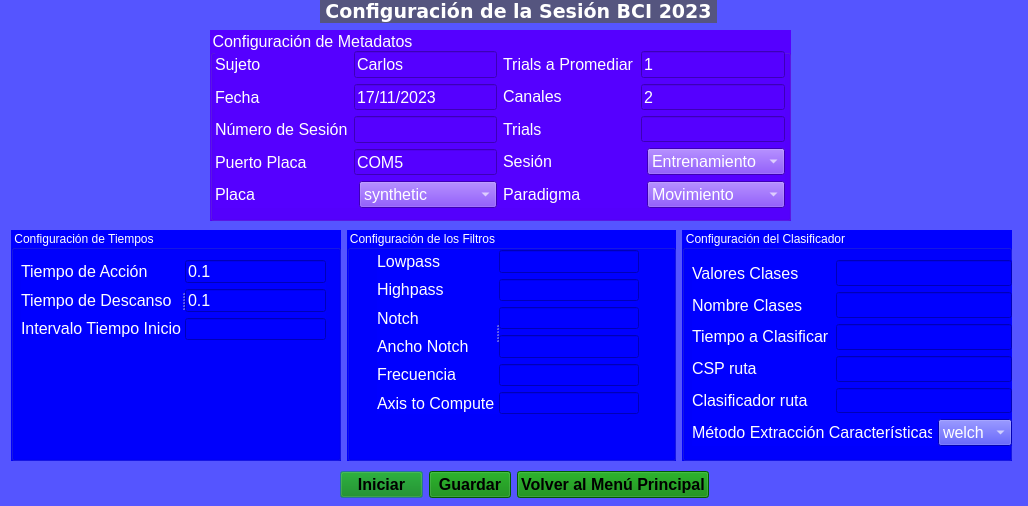
<?xml version="1.0" encoding="UTF-8"?>
<ui version="4.0">
 <class>Dialog</class>
 <widget class="QDialog" name="Dialog">
  <property name="geometry">
   <rect>
    <x>0</x>
    <y>0</y>
    <width>1028</width>
    <height>506</height>
   </rect>
  </property>
  <property name="windowTitle">
   <string>Registro de EEG</string>
  </property>
  <property name="styleSheet">
   <string notr="true">background-color: rgb(85, 85, 255);</string>
  </property>
  <widget class="QGroupBox" name="groupBox_5">
   <property name="geometry">
    <rect>
     <x>210</x>
     <y>30</y>
     <width>581</width>
     <height>191</height>
    </rect>
   </property>
   <property name="font">
    <font>
     <pointsize>12</pointsize>
    </font>
   </property>
   <property name="styleSheet">
    <string notr="true">color: rgb(255, 255, 255);
border-color: rgb(0, 0, 0);
background-color: rgb(85, 0, 255);</string>
   </property>
   <property name="title">
    <string>Configuración de Metadatos</string>
   </property>
   <widget class="QLabel" name="label_2">
    <property name="geometry">
     <rect>
      <x>30</x>
      <y>20</y>
      <width>16</width>
      <height>16</height>
     </rect>
    </property>
    <property name="font">
     <font>
      <family>MS Shell Dlg 2</family>
      <pointsize>12</pointsize>
      <weight>50</weight>
      <italic>false</italic>
      <bold>false</bold>
     </font>
    </property>
    <property name="text">
     <string/>
    </property>
   </widget>
   <widget class="QWidget" name="layoutWidget">
    <property name="geometry">
     <rect>
      <x>5</x>
      <y>21</y>
      <width>570</width>
      <height>157</height>
     </rect>
    </property>
    <layout class="QHBoxLayout" name="horizontalLayout_8">
     <item>
      <layout class="QVBoxLayout" name="verticalLayout_5">
       <item>
        <layout class="QHBoxLayout" name="horizontalLayout">
         <item>
          <layout class="QVBoxLayout" name="verticalLayout_3">
           <item>
            <widget class="QLabel" name="label_4">
             <property name="font">
              <font>
               <family>MS Shell Dlg 2</family>
               <pointsize>12</pointsize>
               <weight>50</weight>
               <italic>false</italic>
               <bold>false</bold>
              </font>
             </property>
             <property name="styleSheet">
              <string notr="true">color: rgb(255, 255, 255);</string>
             </property>
             <property name="text">
              <string>Sujeto</string>
             </property>
            </widget>
           </item>
           <item>
            <widget class="QLabel" name="label_5">
             <property name="font">
              <font>
               <family>MS Shell Dlg 2</family>
               <pointsize>12</pointsize>
               <weight>50</weight>
               <italic>false</italic>
               <bold>false</bold>
              </font>
             </property>
             <property name="styleSheet">
              <string notr="true">color: rgb(255, 255, 255);</string>
             </property>
             <property name="text">
              <string>Fecha</string>
             </property>
            </widget>
           </item>
           <item>
            <widget class="QLabel" name="label_20">
             <property name="font">
              <font>
               <family>MS Shell Dlg 2</family>
               <pointsize>12</pointsize>
               <weight>50</weight>
               <italic>false</italic>
               <bold>false</bold>
              </font>
             </property>
             <property name="styleSheet">
              <string notr="true">color: rgb(255, 255, 255);</string>
             </property>
             <property name="text">
              <string>Número de Sesión</string>
             </property>
            </widget>
           </item>
           <item>
            <widget class="QLabel" name="label_6">
             <property name="font">
              <font>
               <family>MS Shell Dlg 2</family>
               <pointsize>12</pointsize>
               <weight>50</weight>
               <italic>false</italic>
               <bold>false</bold>
              </font>
             </property>
             <property name="styleSheet">
              <string notr="true">color: rgb(255, 255, 255);</string>
             </property>
             <property name="text">
              <string>Puerto Placa</string>
             </property>
            </widget>
           </item>
          </layout>
         </item>
         <item>
          <layout class="QVBoxLayout" name="verticalLayout">
           <item>
            <widget class="QLineEdit" name="line_sujeto">
             <property name="font">
              <font>
               <family>MS Shell Dlg 2</family>
               <pointsize>12</pointsize>
               <weight>50</weight>
               <italic>false</italic>
               <bold>false</bold>
              </font>
             </property>
             <property name="styleSheet">
              <string notr="true">color: rgb(255, 255, 255);</string>
             </property>
             <property name="text">
              <string>Carlos</string>
             </property>
            </widget>
           </item>
           <item>
            <widget class="QLineEdit" name="line_fecha">
             <property name="font">
              <font>
               <family>MS Shell Dlg 2</family>
               <pointsize>12</pointsize>
               <weight>50</weight>
               <italic>false</italic>
               <bold>false</bold>
              </font>
             </property>
             <property name="styleSheet">
              <string notr="true">color: rgb(255, 255, 255);</string>
             </property>
             <property name="text">
              <string>17/11/2023</string>
             </property>
            </widget>
           </item>
           <item>
            <widget class="QLineEdit" name="line_sesion">
             <property name="font">
              <font>
               <family>MS Shell Dlg 2</family>
               <pointsize>12</pointsize>
               <weight>50</weight>
               <italic>false</italic>
               <bold>false</bold>
              </font>
             </property>
             <property name="styleSheet">
              <string notr="true">color: rgb(255, 255, 255);</string>
             </property>
             <property name="text">
              <string/>
             </property>
            </widget>
           </item>
           <item>
            <widget class="QLineEdit" name="line_puerto">
             <property name="font">
              <font>
               <family>MS Shell Dlg 2</family>
               <pointsize>12</pointsize>
               <weight>50</weight>
               <italic>false</italic>
               <bold>false</bold>
              </font>
             </property>
             <property name="styleSheet">
              <string notr="true">color: rgb(255, 255, 255);</string>
             </property>
             <property name="text">
              <string>COM5</string>
             </property>
            </widget>
           </item>
          </layout>
         </item>
        </layout>
       </item>
       <item>
        <layout class="QHBoxLayout" name="horizontalLayout_2">
         <item>
          <widget class="QLabel" name="label_13">
           <property name="font">
            <font>
             <family>MS Shell Dlg 2</family>
             <pointsize>12</pointsize>
             <weight>50</weight>
             <italic>false</italic>
             <bold>false</bold>
            </font>
           </property>
           <property name="styleSheet">
            <string notr="true">color: rgb(255, 255, 255);</string>
           </property>
           <property name="text">
            <string>Placa</string>
           </property>
          </widget>
         </item>
         <item>
          <widget class="QComboBox" name="desplegable_placa">
           <property name="font">
            <font>
             <family>MS Shell Dlg 2</family>
             <pointsize>12</pointsize>
             <weight>50</weight>
             <italic>false</italic>
             <bold>false</bold>
            </font>
           </property>
           <property name="styleSheet">
            <string notr="true">color: rgb(255, 255, 255);</string>
           </property>
           <item>
            <property name="text">
             <string>synthetic</string>
            </property>
           </item>
           <item>
            <property name="text">
             <string>ganglion</string>
            </property>
           </item>
           <item>
            <property name="text">
             <string>cyton</string>
            </property>
           </item>
          </widget>
         </item>
        </layout>
       </item>
      </layout>
     </item>
     <item>
      <layout class="QVBoxLayout" name="verticalLayout_10">
       <item>
        <layout class="QHBoxLayout" name="horizontalLayout_3">
         <item>
          <layout class="QVBoxLayout" name="verticalLayout_6">
           <item>
            <widget class="QLabel" name="label_8">
             <property name="enabled">
              <bool>false</bool>
             </property>
             <property name="font">
              <font>
               <family>MS Shell Dlg 2</family>
               <pointsize>12</pointsize>
               <weight>50</weight>
               <italic>false</italic>
               <bold>false</bold>
              </font>
             </property>
             <property name="styleSheet">
              <string notr="true">color: rgb(255, 255, 255);</string>
             </property>
             <property name="text">
              <string>Trials a Promediar</string>
             </property>
            </widget>
           </item>
           <item>
            <widget class="QLabel" name="label_12">
             <property name="enabled">
              <bool>true</bool>
             </property>
             <property name="font">
              <font>
               <family>MS Shell Dlg 2</family>
               <pointsize>12</pointsize>
               <weight>50</weight>
               <italic>false</italic>
               <bold>false</bold>
              </font>
             </property>
             <property name="styleSheet">
              <string notr="true">color: rgb(255, 255, 255);</string>
             </property>
             <property name="text">
              <string>Canales</string>
             </property>
            </widget>
           </item>
           <item>
            <widget class="QLabel" name="label_16">
             <property name="font">
              <font>
               <family>MS Shell Dlg 2</family>
               <pointsize>12</pointsize>
               <weight>50</weight>
               <italic>false</italic>
               <bold>false</bold>
              </font>
             </property>
             <property name="styleSheet">
              <string notr="true">color: rgb(255, 255, 255);</string>
             </property>
             <property name="text">
              <string>Trials</string>
             </property>
            </widget>
           </item>
          </layout>
         </item>
         <item>
          <layout class="QVBoxLayout" name="verticalLayout_9">
           <item>
            <widget class="QLineEdit" name="line_promedio">
             <property name="enabled">
              <bool>false</bool>
             </property>
             <property name="font">
              <font>
               <family>MS Shell Dlg 2</family>
               <pointsize>12</pointsize>
               <weight>50</weight>
               <italic>false</italic>
               <bold>false</bold>
              </font>
             </property>
             <property name="styleSheet">
              <string notr="true">color: rgb(255, 255, 255);</string>
             </property>
             <property name="text">
              <string>1</string>
             </property>
            </widget>
           </item>
           <item>
            <widget class="QLineEdit" name="line_canales">
             <property name="enabled">
              <bool>false</bool>
             </property>
             <property name="font">
              <font>
               <family>MS Shell Dlg 2</family>
               <pointsize>12</pointsize>
               <weight>50</weight>
               <italic>false</italic>
               <bold>false</bold>
              </font>
             </property>
             <property name="styleSheet">
              <string notr="true">color: rgb(255, 255, 255);</string>
             </property>
             <property name="text">
              <string>2</string>
             </property>
            </widget>
           </item>
           <item>
            <widget class="QLineEdit" name="line_trials">
             <property name="font">
              <font>
               <family>MS Shell Dlg 2</family>
               <pointsize>12</pointsize>
               <weight>50</weight>
               <italic>false</italic>
               <bold>false</bold>
              </font>
             </property>
             <property name="styleSheet">
              <string notr="true">color: rgb(255, 255, 255);</string>
             </property>
             <property name="text">
              <string/>
             </property>
            </widget>
           </item>
          </layout>
         </item>
        </layout>
       </item>
       <item>
        <layout class="QHBoxLayout" name="horizontalLayout_6">
         <item>
          <widget class="QLabel" name="label_14">
           <property name="font">
            <font>
             <family>MS Shell Dlg 2</family>
             <pointsize>12</pointsize>
             <weight>50</weight>
             <italic>false</italic>
             <bold>false</bold>
            </font>
           </property>
           <property name="styleSheet">
            <string notr="true">color: rgb(255, 255, 255);</string>
           </property>
           <property name="text">
            <string>Sesión</string>
           </property>
          </widget>
         </item>
         <item>
          <widget class="QComboBox" name="desplegable_sesion">
           <property name="font">
            <font>
             <family>MS Shell Dlg 2</family>
             <pointsize>12</pointsize>
             <weight>50</weight>
             <italic>false</italic>
             <bold>false</bold>
            </font>
           </property>
           <property name="styleSheet">
            <string notr="true">color: rgb(255, 255, 255);</string>
           </property>
           <item>
            <property name="text">
             <string>Entrenamiento</string>
            </property>
           </item>
           <item>
            <property name="text">
             <string>Calibración</string>
            </property>
           </item>
           <item>
            <property name="text">
             <string>Online</string>
            </property>
           </item>
          </widget>
         </item>
        </layout>
       </item>
       <item>
        <layout class="QHBoxLayout" name="horizontalLayout_7">
         <item>
          <widget class="QLabel" name="label_15">
           <property name="font">
            <font>
             <family>MS Shell Dlg 2</family>
             <pointsize>12</pointsize>
             <weight>50</weight>
             <italic>false</italic>
             <bold>false</bold>
            </font>
           </property>
           <property name="styleSheet">
            <string notr="true">color: rgb(255, 255, 255);</string>
           </property>
           <property name="text">
            <string>Paradigma</string>
           </property>
          </widget>
         </item>
         <item>
          <widget class="QComboBox" name="desplegable_paradigma">
           <property name="font">
            <font>
             <family>MS Shell Dlg 2</family>
             <pointsize>12</pointsize>
             <weight>50</weight>
             <italic>false</italic>
             <bold>false</bold>
            </font>
           </property>
           <property name="styleSheet">
            <string notr="true">color: rgb(255, 255, 255);</string>
           </property>
           <item>
            <property name="text">
             <string>Movimiento</string>
            </property>
           </item>
           <item>
            <property name="text">
             <string>Imaginacion</string>
            </property>
           </item>
          </widget>
         </item>
        </layout>
       </item>
      </layout>
     </item>
    </layout>
   </widget>
  </widget>
  <widget class="QLabel" name="label">
   <property name="geometry">
    <rect>
     <x>320</x>
     <y>0</y>
     <width>397</width>
     <height>23</height>
    </rect>
   </property>
   <property name="font">
    <font>
     <family>Verdana</family>
     <pointsize>14</pointsize>
     <weight>75</weight>
     <bold>true</bold>
    </font>
   </property>
   <property name="styleSheet">
    <string notr="true">color: rgb(255, 255, 255);
background-color: rgb(85, 85, 127);</string>
   </property>
   <property name="text">
    <string>Configuración de la Sesión BCI 2023</string>
   </property>
   <property name="alignment">
    <set>Qt::AlignHCenter|Qt::AlignTop</set>
   </property>
  </widget>
  <widget class="QWidget" name="layoutWidget">
   <property name="geometry">
    <rect>
     <x>340</x>
     <y>470</y>
     <width>369</width>
     <height>29</height>
    </rect>
   </property>
   <layout class="QHBoxLayout" name="horizontalLayout_9">
    <item>
     <widget class="QPushButton" name="btn_iniciar">
      <property name="font">
       <font>
        <pointsize>12</pointsize>
        <weight>75</weight>
        <bold>true</bold>
       </font>
      </property>
      <property name="styleSheet">
       <string notr="true">QPushButton{background-color:green;}

QPushButton:hover{background-color:orange;}</string>
      </property>
      <property name="text">
       <string>Iniciar</string>
      </property>
     </widget>
    </item>
    <item>
     <widget class="QPushButton" name="btn_guardar">
      <property name="font">
       <font>
        <pointsize>12</pointsize>
        <weight>75</weight>
        <bold>true</bold>
       </font>
      </property>
      <property name="styleSheet">
       <string notr="true">QPushButton{background-color:green;}

QPushButton:hover{background-color:orange;}</string>
      </property>
      <property name="text">
       <string>Guardar</string>
      </property>
     </widget>
    </item>
    <item>
     <widget class="QPushButton" name="btn_regresar">
      <property name="font">
       <font>
        <pointsize>12</pointsize>
        <weight>75</weight>
        <bold>true</bold>
       </font>
      </property>
      <property name="styleSheet">
       <string notr="true">QPushButton{background-color:green;}

QPushButton:hover{background-color:orange;}</string>
      </property>
      <property name="text">
       <string>Volver al Menú Principal</string>
      </property>
     </widget>
    </item>
   </layout>
  </widget>
  <widget class="QWidget" name="layoutWidget">
   <property name="geometry">
    <rect>
     <x>11</x>
     <y>230</y>
     <width>1001</width>
     <height>231</height>
    </rect>
   </property>
   <layout class="QHBoxLayout" name="horizontalLayout_10">
    <item>
     <widget class="QGroupBox" name="groupBox_4">
      <property name="styleSheet">
       <string notr="true">color: rgb(255, 255, 255);
font: 12pt &quot;MS Shell Dlg 2&quot;;
background-color: rgb(0, 0, 255);</string>
      </property>
      <property name="title">
       <string>Configuración de Tiempos</string>
      </property>
      <widget class="QSplitter" name="splitter_3">
       <property name="geometry">
        <rect>
         <x>10</x>
         <y>30</y>
         <width>305</width>
         <height>80</height>
        </rect>
       </property>
       <property name="orientation">
        <enum>Qt::Horizontal</enum>
       </property>
       <widget class="QWidget" name="layoutWidget">
        <layout class="QVBoxLayout" name="verticalLayout_8">
         <item>
          <widget class="QLabel" name="label_10">
           <property name="font">
            <font>
             <family>MS Shell Dlg 2</family>
             <pointsize>12</pointsize>
             <weight>50</weight>
             <italic>false</italic>
             <bold>false</bold>
            </font>
           </property>
           <property name="styleSheet">
            <string notr="true">color: rgb(255, 255, 255);</string>
           </property>
           <property name="text">
            <string>Tiempo de Acción</string>
           </property>
          </widget>
         </item>
         <item>
          <widget class="QLabel" name="label_11">
           <property name="font">
            <font>
             <family>MS Shell Dlg 2</family>
             <pointsize>12</pointsize>
             <weight>50</weight>
             <italic>false</italic>
             <bold>false</bold>
            </font>
           </property>
           <property name="styleSheet">
            <string notr="true">color: rgb(255, 255, 255);</string>
           </property>
           <property name="text">
            <string>Tiempo de Descanso</string>
           </property>
          </widget>
         </item>
         <item>
          <widget class="QLabel" name="label_18">
           <property name="font">
            <font>
             <family>MS Shell Dlg 2</family>
             <pointsize>12</pointsize>
             <weight>50</weight>
             <italic>false</italic>
             <bold>false</bold>
            </font>
           </property>
           <property name="styleSheet">
            <string notr="true">color: rgb(255, 255, 255);</string>
           </property>
           <property name="text">
            <string>Intervalo Tiempo Inicio</string>
           </property>
          </widget>
         </item>
        </layout>
       </widget>
       <widget class="QWidget" name="layoutWidget">
        <layout class="QVBoxLayout" name="verticalLayout_7">
         <item>
          <widget class="QLineEdit" name="line_tiempo_accion">
           <property name="font">
            <font>
             <family>MS Shell Dlg 2</family>
             <pointsize>12</pointsize>
             <weight>50</weight>
             <italic>false</italic>
             <bold>false</bold>
            </font>
           </property>
           <property name="styleSheet">
            <string notr="true">color: rgb(255, 255, 255);</string>
           </property>
           <property name="text">
            <string>0.1</string>
           </property>
          </widget>
         </item>
         <item>
          <widget class="QLineEdit" name="line_tiempo_descanso">
           <property name="font">
            <font>
             <family>MS Shell Dlg 2</family>
             <pointsize>12</pointsize>
             <weight>50</weight>
             <italic>false</italic>
             <bold>false</bold>
            </font>
           </property>
           <property name="styleSheet">
            <string notr="true">color: rgb(255, 255, 255);</string>
           </property>
           <property name="text">
            <string>0.1</string>
           </property>
          </widget>
         </item>
         <item>
          <widget class="QLineEdit" name="line_inicio">
           <property name="font">
            <font>
             <family>MS Shell Dlg 2</family>
             <pointsize>12</pointsize>
             <weight>50</weight>
             <italic>false</italic>
             <bold>false</bold>
            </font>
           </property>
           <property name="styleSheet">
            <string notr="true">color: rgb(255, 255, 255);</string>
           </property>
           <property name="text">
            <string/>
           </property>
          </widget>
         </item>
        </layout>
       </widget>
      </widget>
     </widget>
    </item>
    <item>
     <widget class="QGroupBox" name="groupBox">
      <property name="styleSheet">
       <string notr="true">color: rgb(255, 255, 255);
font: 12pt &quot;MS Shell Dlg 2&quot;;
background-color: rgb(0, 0, 255);</string>
      </property>
      <property name="title">
       <string>Configuración de los Filtros</string>
      </property>
      <widget class="QSplitter" name="splitter">
       <property name="geometry">
        <rect>
         <x>30</x>
         <y>20</y>
         <width>262</width>
         <height>164</height>
        </rect>
       </property>
       <property name="orientation">
        <enum>Qt::Horizontal</enum>
       </property>
       <widget class="QWidget" name="layoutWidget">
        <layout class="QVBoxLayout" name="verticalLayout_4">
         <item>
          <widget class="QLabel" name="label_22">
           <property name="font">
            <font>
             <family>MS Shell Dlg 2</family>
             <pointsize>12</pointsize>
             <weight>50</weight>
             <italic>false</italic>
             <bold>false</bold>
            </font>
           </property>
           <property name="styleSheet">
            <string notr="true">color: rgb(255, 255, 255);</string>
           </property>
           <property name="text">
            <string>Lowpass</string>
           </property>
          </widget>
         </item>
         <item>
          <widget class="QLabel" name="label_23">
           <property name="font">
            <font>
             <family>MS Shell Dlg 2</family>
             <pointsize>12</pointsize>
             <weight>50</weight>
             <italic>false</italic>
             <bold>false</bold>
            </font>
           </property>
           <property name="styleSheet">
            <string notr="true">color: rgb(255, 255, 255);</string>
           </property>
           <property name="text">
            <string>Highpass</string>
           </property>
          </widget>
         </item>
         <item>
          <widget class="QLabel" name="label_24">
           <property name="font">
            <font>
             <family>MS Shell Dlg 2</family>
             <pointsize>12</pointsize>
             <weight>50</weight>
             <italic>false</italic>
             <bold>false</bold>
            </font>
           </property>
           <property name="styleSheet">
            <string notr="true">color: rgb(255, 255, 255);</string>
           </property>
           <property name="text">
            <string>Notch</string>
           </property>
          </widget>
         </item>
         <item>
          <widget class="QLabel" name="label_25">
           <property name="font">
            <font>
             <family>MS Shell Dlg 2</family>
             <pointsize>12</pointsize>
             <weight>50</weight>
             <italic>false</italic>
             <bold>false</bold>
            </font>
           </property>
           <property name="styleSheet">
            <string notr="true">color: rgb(255, 255, 255);</string>
           </property>
           <property name="text">
            <string>Ancho Notch</string>
           </property>
          </widget>
         </item>
         <item>
          <widget class="QLabel" name="label_26">
           <property name="font">
            <font>
             <family>MS Shell Dlg 2</family>
             <pointsize>12</pointsize>
             <weight>50</weight>
             <italic>false</italic>
             <bold>false</bold>
            </font>
           </property>
           <property name="styleSheet">
            <string notr="true">color: rgb(255, 255, 255);</string>
           </property>
           <property name="text">
            <string>Frecuencia</string>
           </property>
          </widget>
         </item>
         <item>
          <widget class="QLabel" name="label_21">
           <property name="font">
            <font>
             <family>MS Shell Dlg 2</family>
             <pointsize>12</pointsize>
             <weight>50</weight>
             <italic>false</italic>
             <bold>false</bold>
            </font>
           </property>
           <property name="styleSheet">
            <string notr="true">color: rgb(255, 255, 255);</string>
           </property>
           <property name="text">
            <string>Axis to Compute</string>
           </property>
          </widget>
         </item>
        </layout>
       </widget>
       <widget class="QWidget" name="layoutWidget">
        <layout class="QVBoxLayout" name="verticalLayout_2">
         <item>
          <widget class="QLineEdit" name="line_lowpass">
           <property name="font">
            <font>
             <family>MS Shell Dlg 2</family>
             <pointsize>12</pointsize>
             <weight>50</weight>
             <italic>false</italic>
             <bold>false</bold>
            </font>
           </property>
           <property name="styleSheet">
            <string notr="true">color: rgb(255, 255, 255);</string>
           </property>
           <property name="text">
            <string/>
           </property>
          </widget>
         </item>
         <item>
          <widget class="QLineEdit" name="line_highpass">
           <property name="font">
            <font>
             <family>MS Shell Dlg 2</family>
             <pointsize>12</pointsize>
             <weight>50</weight>
             <italic>false</italic>
             <bold>false</bold>
            </font>
           </property>
           <property name="styleSheet">
            <string notr="true">color: rgb(255, 255, 255);</string>
           </property>
           <property name="text">
            <string/>
           </property>
          </widget>
         </item>
         <item>
          <widget class="QLineEdit" name="line_notch">
           <property name="font">
            <font>
             <family>MS Shell Dlg 2</family>
             <pointsize>12</pointsize>
             <weight>50</weight>
             <italic>false</italic>
             <bold>false</bold>
            </font>
           </property>
           <property name="styleSheet">
            <string notr="true">color: rgb(255, 255, 255);</string>
           </property>
           <property name="text">
            <string/>
           </property>
          </widget>
         </item>
         <item>
          <widget class="QLineEdit" name="line_anchonotch">
           <property name="font">
            <font>
             <family>MS Shell Dlg 2</family>
             <pointsize>12</pointsize>
             <weight>50</weight>
             <italic>false</italic>
             <bold>false</bold>
            </font>
           </property>
           <property name="styleSheet">
            <string notr="true">color: rgb(255, 255, 255);</string>
           </property>
           <property name="text">
            <string/>
           </property>
          </widget>
         </item>
         <item>
          <widget class="QLineEdit" name="line_frecuencia">
           <property name="font">
            <font>
             <family>MS Shell Dlg 2</family>
             <pointsize>12</pointsize>
             <weight>50</weight>
             <italic>false</italic>
             <bold>false</bold>
            </font>
           </property>
           <property name="styleSheet">
            <string notr="true">color: rgb(255, 255, 255);</string>
           </property>
           <property name="text">
            <string/>
           </property>
          </widget>
         </item>
         <item>
          <widget class="QLineEdit" name="line_axis">
           <property name="font">
            <font>
             <family>MS Shell Dlg 2</family>
             <pointsize>12</pointsize>
             <weight>50</weight>
             <italic>false</italic>
             <bold>false</bold>
            </font>
           </property>
           <property name="styleSheet">
            <string notr="true">color: rgb(255, 255, 255);</string>
           </property>
           <property name="text">
            <string/>
           </property>
          </widget>
         </item>
        </layout>
       </widget>
      </widget>
     </widget>
    </item>
    <item>
     <widget class="QGroupBox" name="groupBox_6">
      <property name="styleSheet">
       <string notr="true">color: rgb(255, 255, 255);
background-color: rgb(0, 0, 255);
font: 12pt &quot;MS Shell Dlg 2&quot;;</string>
      </property>
      <property name="title">
       <string>Configuración del Clasificador</string>
      </property>
      <widget class="QWidget" name="layoutWidget">
       <property name="geometry">
        <rect>
         <x>10</x>
         <y>30</y>
         <width>320</width>
         <height>186</height>
        </rect>
       </property>
       <layout class="QVBoxLayout" name="verticalLayout_13">
        <item>
         <layout class="QHBoxLayout" name="horizontalLayout_5">
          <item>
           <layout class="QVBoxLayout" name="verticalLayout_11">
            <item>
             <widget class="QLabel" name="label_17">
              <property name="font">
               <font>
                <family>MS Shell Dlg 2</family>
                <pointsize>12</pointsize>
                <weight>50</weight>
                <italic>false</italic>
                <bold>false</bold>
               </font>
              </property>
              <property name="styleSheet">
               <string notr="true">color: rgb(255, 255, 255);</string>
              </property>
              <property name="text">
               <string>Valores Clases</string>
              </property>
             </widget>
            </item>
            <item>
             <widget class="QLabel" name="label_30">
              <property name="font">
               <font>
                <family>MS Shell Dlg 2</family>
                <pointsize>12</pointsize>
                <weight>50</weight>
                <italic>false</italic>
                <bold>false</bold>
               </font>
              </property>
              <property name="styleSheet">
               <string notr="true">color: rgb(255, 255, 255);</string>
              </property>
              <property name="text">
               <string>Nombre Clases</string>
              </property>
             </widget>
            </item>
            <item>
             <widget class="QLabel" name="label_19">
              <property name="font">
               <font>
                <family>MS Shell Dlg 2</family>
                <pointsize>12</pointsize>
                <weight>50</weight>
                <italic>false</italic>
                <bold>false</bold>
               </font>
              </property>
              <property name="styleSheet">
               <string notr="true">color: rgb(255, 255, 255);</string>
              </property>
              <property name="text">
               <string>Tiempo a Clasificar</string>
              </property>
             </widget>
            </item>
            <item>
             <widget class="QLabel" name="label_28">
              <property name="font">
               <font>
                <family>MS Shell Dlg 2</family>
                <pointsize>12</pointsize>
                <weight>50</weight>
                <italic>false</italic>
                <bold>false</bold>
               </font>
              </property>
              <property name="styleSheet">
               <string notr="true">color: rgb(255, 255, 255);</string>
              </property>
              <property name="text">
               <string>CSP ruta</string>
              </property>
             </widget>
            </item>
            <item>
             <widget class="QLabel" name="label_29">
              <property name="font">
               <font>
                <family>MS Shell Dlg 2</family>
                <pointsize>12</pointsize>
                <weight>50</weight>
                <italic>false</italic>
                <bold>false</bold>
               </font>
              </property>
              <property name="styleSheet">
               <string notr="true">color: rgb(255, 255, 255);</string>
              </property>
              <property name="text">
               <string>Clasificador ruta</string>
              </property>
             </widget>
            </item>
           </layout>
          </item>
          <item>
           <layout class="QVBoxLayout" name="verticalLayout_12">
            <item>
             <widget class="QLineEdit" name="line_valorclases">
              <property name="font">
               <font>
                <family>MS Shell Dlg 2</family>
                <pointsize>12</pointsize>
                <weight>50</weight>
                <italic>false</italic>
                <bold>false</bold>
               </font>
              </property>
              <property name="styleSheet">
               <string notr="true">color: rgb(255, 255, 255);</string>
              </property>
              <property name="text">
               <string/>
              </property>
             </widget>
            </item>
            <item>
             <widget class="QLineEdit" name="line_nombreclases">
              <property name="font">
               <font>
                <family>MS Shell Dlg 2</family>
                <pointsize>12</pointsize>
                <weight>50</weight>
                <italic>false</italic>
                <bold>false</bold>
               </font>
              </property>
              <property name="styleSheet">
               <string notr="true">color: rgb(255, 255, 255);</string>
              </property>
              <property name="text">
               <string/>
              </property>
             </widget>
            </item>
            <item>
             <widget class="QLineEdit" name="line_tiempoClasif">
              <property name="font">
               <font>
                <family>MS Shell Dlg 2</family>
                <pointsize>12</pointsize>
                <weight>50</weight>
                <italic>false</italic>
                <bold>false</bold>
               </font>
              </property>
              <property name="styleSheet">
               <string notr="true">color: rgb(255, 255, 255);</string>
              </property>
              <property name="text">
               <string/>
              </property>
             </widget>
            </item>
            <item>
             <widget class="QLineEdit" name="line_csp">
              <property name="font">
               <font>
                <family>MS Shell Dlg 2</family>
                <pointsize>12</pointsize>
                <weight>50</weight>
                <italic>false</italic>
                <bold>false</bold>
               </font>
              </property>
              <property name="styleSheet">
               <string notr="true">color: rgb(255, 255, 255);</string>
              </property>
              <property name="text">
               <string/>
              </property>
             </widget>
            </item>
            <item>
             <widget class="QLineEdit" name="line_clasificador">
              <property name="font">
               <font>
                <family>MS Shell Dlg 2</family>
                <pointsize>12</pointsize>
                <weight>50</weight>
                <italic>false</italic>
                <bold>false</bold>
               </font>
              </property>
              <property name="styleSheet">
               <string notr="true">color: rgb(255, 255, 255);</string>
              </property>
              <property name="text">
               <string/>
              </property>
             </widget>
            </item>
           </layout>
          </item>
         </layout>
        </item>
        <item>
         <layout class="QHBoxLayout" name="horizontalLayout_4">
          <item>
           <widget class="QLabel" name="label_27">
            <property name="font">
             <font>
              <family>MS Shell Dlg 2</family>
              <pointsize>12</pointsize>
              <weight>50</weight>
              <italic>false</italic>
              <bold>false</bold>
             </font>
            </property>
            <property name="styleSheet">
             <string notr="true">color: rgb(255, 255, 255);</string>
            </property>
            <property name="text">
             <string>Método Extracción Características</string>
            </property>
           </widget>
          </item>
          <item>
           <widget class="QComboBox" name="desplegable_extractor">
            <property name="font">
             <font>
              <family>MS Shell Dlg 2</family>
              <pointsize>12</pointsize>
              <weight>50</weight>
              <italic>false</italic>
              <bold>false</bold>
             </font>
            </property>
            <property name="styleSheet">
             <string notr="true">color: rgb(255, 255, 255);</string>
            </property>
            <item>
             <property name="text">
              <string>welch</string>
             </property>
            </item>
            <item>
             <property name="text">
              <string>hilbert</string>
             </property>
            </item>
           </widget>
          </item>
         </layout>
        </item>
       </layout>
      </widget>
     </widget>
    </item>
   </layout>
  </widget>
 </widget>
 <resources/>
 <connections/>
</ui>
